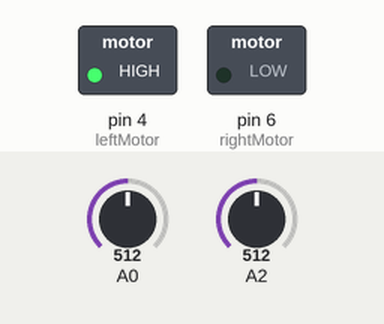
This sketch was run on a simulated Arduino Uno, built with avr-gcc and run on an emulated ATmega328P. Shown: switched loads named in the sketch (green lamp = pin HIGH). Inputs (shaded band) come from the test bench; at power-on: A0 = 512, A2 = 512.

Above: at 7.4 s.
7.5 s: A0 set to 519
At 10.2 s:
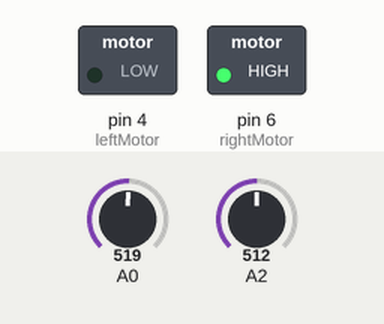
10.8 s: A0 set to 511
At 12.5 s:
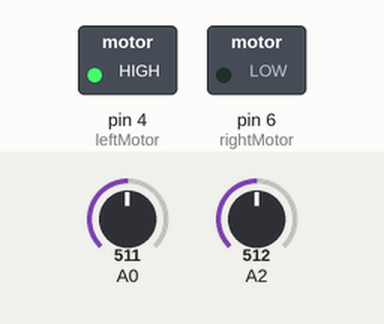
Timing chart, 0 to 14.0 s (numbered marks = the images above; inputs shaded):
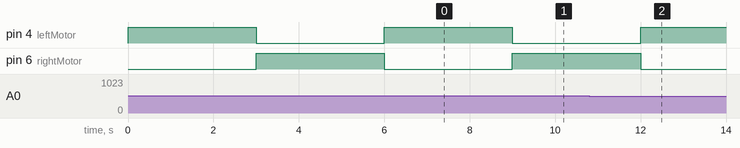

The sketch:

woody.ino
```cpp
/*
 * Woody CoffeeBot by Judy Castro
 */

// Motors are on digital pins 4 and 6
const int leftMotor = 4;
const int rightMotor = 6;

void setup()
{
  pinMode(leftMotor,OUTPUT);
  pinMode(rightMotor,OUTPUT);
  Serial.begin(9600);
}
int state;
void loop()
{
  // Light sensors are on analog pins 0 and 2
  if(analogRead(0) > analogRead(2))
  {
    digitalWrite(leftMotor, LOW);
    digitalWrite(rightMotor, HIGH);
  }
  else if(analogRead(0) < analogRead(2))
  {
    digitalWrite(leftMotor, HIGH);
    digitalWrite(rightMotor, LOW);
  }
  else
  /* if light is equal, do a figure 8 in place */
  {
    digitalWrite(leftMotor, HIGH);
    digitalWrite(rightMotor, LOW);
    delay(3000);
    digitalWrite(leftMotor, LOW);
    digitalWrite(rightMotor, HIGH);
    delay(3000);
  }
}
```

Measured:
- the behaviour switches between 512 and 513 on A0 (found by bisection; images 0 and 1)
- after the input at 10.8 s, pin 4 (leftMotor): LOW → HIGH after 1.2 s; pin 6 (rightMotor): HIGH → LOW after 1.2 s
